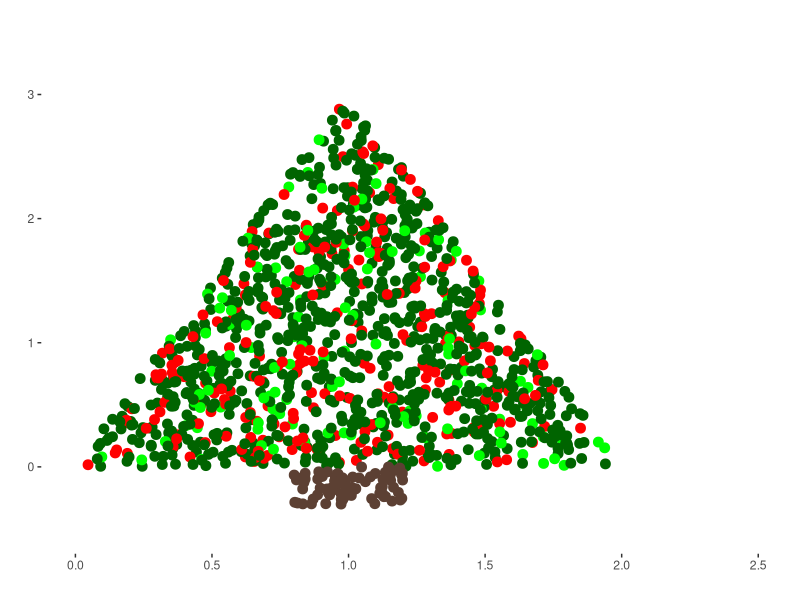

Source code (R):
library(ggplot2)
u1<-runif(1200, min = 0, max = 1) 
u2<-runif(1200, min = 0, max = 1)
v1<-runif(90, min = 0, max = 1) 
v2<-runif(90, min = 0, max = 1)

for (i in 1:1200)
{
  if (u1[i]+u2[i]>1){
    u1[i]=1-u1[i]
    u2[i]=1-u2[i]
  }
}
for (i in 1:90)
{
  if (v1[i]+v2[i]>1){
    v1[i]=1-v1[i]
    v2[i]=1-v2[i]
  }
}

a=c(2,0)
b=c(1,3)
x<-u1*2+u2
x1<-v1*2+v2
y1<-3*v2
y<-3*u2
col<-c(rep(c("1","1","1","1","1","3","1","1","3","4"),times=120),rep(c("5"),times=80))
x<-c(u1*2+u2,runif(80, min = 0.8, max = 1.2)) 
y<-c(3*u2,runif(80, min = -0.3, max =0))
col1<-rep(c(3,4),times=450)

df<-data.frame(x,y,col)

ggplot(df)+
  geom_point(aes(x,y,colour=col),size=3)+
  scale_color_manual(values=c("darkgreen","red","green","#5C4033"))+
  theme(panel.background = element_rect(fill = 'white', color='white'))+
  theme(plot.background = element_rect(fill = 'white', color='white'))+
  theme(legend.position = "none")+
  labs(y = "", x ="")+
    xlim(0, 2.5)+
    ylim(-0.5, 3.5)
  
